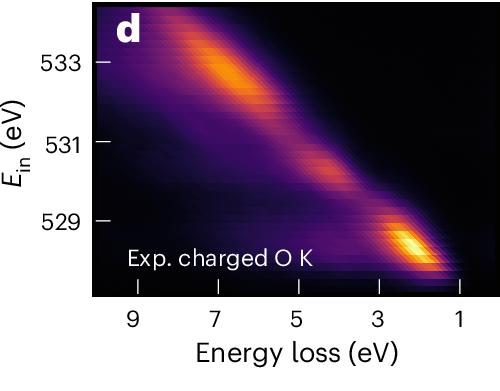

Recreate this plot in Python.
import matplotlib.pyplot as plt
import numpy as np

# --- Data Simulation ---
# Axes
energy_loss = np.linspace(9, 1, 200) # Reversed on plot
e_in = np.linspace(528, 534, 200)
EL, EIN = np.meshgrid(energy_loss, e_in)

# Diagonal Features (Raman-like, constant energy loss shift? No, RIXS often has diagonal constant emission or loss features)
# Diagonal streak: Slope -1?
# Let's simulate a streak where E_loss roughly proportional to E_in - offset
# Visual: Top left (534, 7) to Bottom right (528, 2)
# Center line: E_in = -1.2 * E_loss + C
# 534 = -1.2 * 7 + C -> C = 542.4
# 528 = -1.2 * 2 + C -> C = 530.4 (Slope varies or broad)

# Gaussian along a line
def diagonal_gaussian(el, ein, slope, intercept, width):
    dist = (ein - (slope * el + intercept))
    return np.exp(-(dist**2) / (2 * width**2))

# Main Streak (Orange/Yellow)
Z = np.zeros_like(EL)
Z += 1.0 * diagonal_gaussian(EL, EIN, -0.8, 538, 0.5) 
# Modulate intensity along the streak (Resonance)
# Intense at E_in ~ 529 and 533
resonance = np.exp(-((EIN - 529)/1)**2) + 0.5 * np.exp(-((EIN - 533)/1.5)**2)
Z *= resonance

# Add noise/background
Z += np.random.normal(0, 0.02, Z.shape)

# --- Plotting ---
fig, ax = plt.subplots(figsize=(6, 5), dpi=150)

# Heatmap
# 'inferno' or 'magma' matches the black-purple-orange-yellow
cmap = plt.cm.inferno
im = ax.imshow(Z, extent=[9, 1, 528, 534], aspect='auto', cmap=cmap, origin='lower')

# Styling
ax.set_xlabel('Energy loss (eV)', fontsize=14)
ax.set_ylabel('$E_{\mathrm{in}}$ (eV)', fontsize=14)
ax.set_xlim(9.5, 0.5) # Reversed axis limits
ax.set_ylim(528, 534)

# Ticks
ax.set_xticks([9, 7, 5, 3, 1])
ax.set_yticks([529, 531, 533])
ax.tick_params(direction='in', color='white', size=5)

# Label
ax.text(9, 529.2, 'Exp. charged O K', color='white', fontsize=12)
ax.text(9.2, 533.5, 'd', color='white', fontsize=16, fontweight='bold')

plt.tight_layout()
plt.show()
